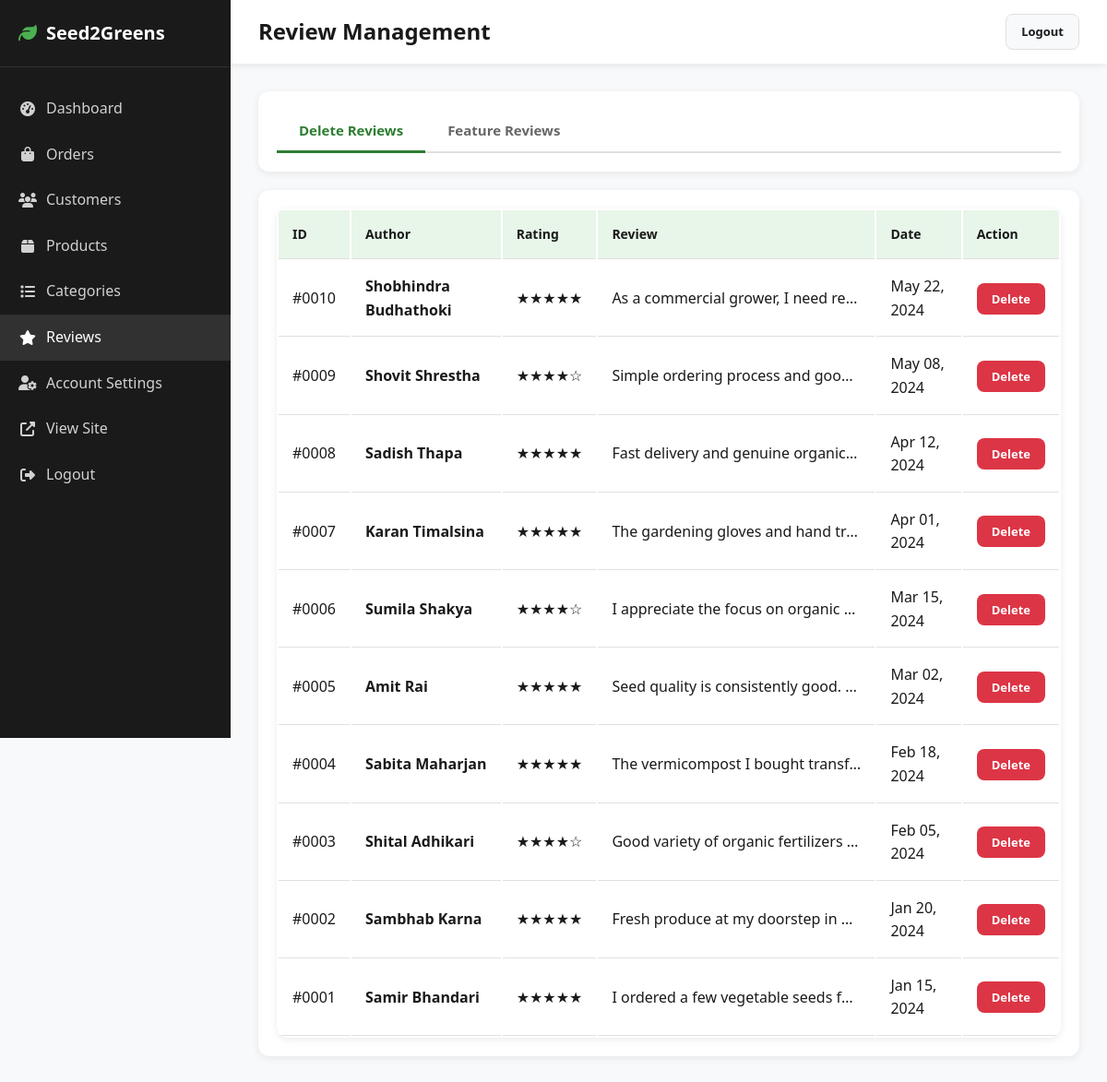
Page /admin/reviews.php (signed in) on the committed database.
### tables this page shows
CREATE TABLE reviews (
    id INT PRIMARY KEY AUTO_INCREMENT,
    name VARCHAR(100) NOT NULL,
    email VARCHAR(100),
    rating INT NOT NULL DEFAULT 5,
    review TEXT NOT NULL,
    status ENUM('active', 'inactive') DEFAULT 'active',
    is_featured TINYINT(1) DEFAULT 0,
    created_at TIMESTAMP DEFAULT CURRENT_TIMESTAMP,
    updated_at TIMESTAMP DEFAULT CURRENT_TIMESTAMP ON UPDATE CURRENT_TIMESTAMP,
    INDEX idx_status (status),
    INDEX idx_featured (is_featured),
    INDEX idx_rating (rating),
    INDEX idx_created (created_at)
);

### includes/functions.php (called while the page is built, shortened)
<?php
$db = Database::getInstance()->getConnection();
function sanitize($data) {
    return htmlspecialchars(trim($data), ENT_QUOTES, 'UTF-8');
}
function getAllReviews() {
    global $db;
    $stmt = $db->prepare("SELECT * FROM reviews ORDER BY created_at DESC");
    $stmt->execute();
    return $stmt->fetchAll();
}

### admin/reviews.php (the view, shortened to what this page needs)
<?php
require_once __DIR__ . '/../includes/functions.php';
$allReviews = getAllReviews();
$activeTab = $_GET['tab'] ?? 'delete';
?>
<!DOCTYPE html>
<html lang="en">
<head>
    <link rel="stylesheet" href="../assets/css/style.css">
    <link rel="stylesheet" href="https://cdnjs.cloudflare.com/ajax/libs/font-awesome/6.4.0/css/all.min.css">
</head>
<body>
    <div class="admin-layout">
        <aside class="admin-sidebar" id="adminSidebar">
            <div class="admin-sidebar-header">
                <h2><i class="fas fa-leaf"></i> Seed2Greens</h2>
            </div>
            <ul class="admin-nav">
                <li><a href="dashboard.php"><i class="fas fa-tachometer-alt"></i> Dashboard</a></li>
                <li><a href="orders.php"><i class="fas fa-shopping-bag"></i> Orders</a></li>
                <li><a href="customers.php"><i class="fas fa-users"></i> Customers</a></li>
                <li><a href="products.php"><i class="fas fa-box"></i> Products</a></li>
                <li><a href="categories.php"><i class="fas fa-list"></i> Categories</a></li>
                <li><a href="reviews.php" class="active"><i class="fas fa-star"></i> Reviews</a></li>
                <li><a href="settings.php"><i class="fas fa-user-cog"></i> Account Settings</a></li>
                <li><a href="../index.php" target="_blank"><i class="fas fa-external-link-alt"></i> View Site</a></li>
                <li><a href="logout.php"><i class="fas fa-sign-out-alt"></i> Logout</a></li>
            </ul>
        </aside>
        <div class="admin-main">
            <header class="admin-header">
                <div style="display: flex; align-items: center; gap: 15px;">
                    <h2>Review Management</h2>
                </div>
                <div style="display: flex; align-items: center; gap: 15px;">
                    <a href="logout.php" class="btn btn-secondary btn-sm">Logout</a>
                </div>
            </header>
            <main class="admin-content">
                <div class="admin-card" style="margin-bottom: 20px;">
                    <div style="display: flex; gap: 0; border-bottom: 2px solid #e0e0e0;">
                        <button class="admin-tab-btn <?php echo $activeTab === 'delete' ? 'active' : ''; ?>" data-tab="delete" onclick="switchTab('delete')" style="padding: 12px 24px; border: none; background: none; cursor: pointer; font-size: 15px; font-weight: 600; color: <?php echo $activeTab === 'delete' ? '#2e7d32' : '#666'; ?>; border-bottom: 3px solid <?php echo $activeTab === 'delete' ? '#2e7d32' : 'transparent'; ?>; margin-bottom: -2px;">Delete Reviews</button>
                        <button class="admin-tab-btn <?php echo $activeTab === 'feature' ? 'active' : ''; ?>" data-tab="feature" onclick="switchTab('feature')" style="padding: 12px 24px; border: none; background: none; cursor: pointer; font-size: 15px; font-weight: 600; color: <?php echo $activeTab === 'feature' ? '#2e7d32' : '#666'; ?>; border-bottom: 3px solid <?php echo $activeTab === 'feature' ? '#2e7d32' : 'transparent'; ?>; margin-bottom: -2px;">Feature Reviews</button>
                    </div>
                </div>
                <div id="tab-delete" class="admin-tab-content" style="display: <?php echo $activeTab === 'delete' ? 'block' : 'none'; ?>;">
                    <div class="admin-card">
                        <table class="data-table">
                            <thead>
                                <tr>
                                    <th>ID</th>
                                    <th>Author</th>
                                    <th>Rating</th>
                                    <th>Review</th>
                                    <th>Date</th>
                                    <th>Action</th>
                                </tr>
                            </thead>
                            <tbody>
                                <?php if (empty($allReviews)): ?>
                                    <tr><td colspan="6" style="text-align: center; padding: 30px;">No reviews found</td></tr>
                                <?php else: ?>
                                    <?php foreach ($allReviews as $review): ?>
                                        <tr>
                                            <td>#<?php echo str_pad($review['id'], 4, '0', STR_PAD_LEFT); ?></td>
                                            <td><strong><?php echo sanitize($review['name']); ?></strong></td>
                                            <td><?php echo str_repeat('★', $review['rating']) . str_repeat('☆', 5 - $review['rating']); ?></td>
                                            <td style="max-width: 300px; overflow: hidden; text-overflow: ellipsis; white-space: nowrap;"><?php echo sanitize($review['review']); ?></td>
                                            <td><?php echo date('M d, Y', strtotime($review['created_at'])); ?></td>
                                            <td>
                                                <button type="button" class="btn btn-danger btn-sm" onclick="confirmDeleteReview(<?php echo $review['id']; ?>)">Delete</button>
                                            </td>
                                        </tr>
                                    <?php endforeach; ?>
                                <?php endif; ?>
                            </tbody>
                        </table>
                    </div>
                </div>
            </main>
        </div>
    </div>
</body>
</html>

### assets/css/style.css (style rules this page uses)
* { margin: 0; padding: 0; box-sizing: border-box; }
body { font-family: 'Segoe UI', Tahoma, Geneva, Verdana, sans-serif; color: var(--text-dark); background-color: var(--bg-light); line-height: 1.6; overflow-x: hidden; }
a { text-decoration: none; color: inherit; transition: var(--transition); }
button { cursor: pointer; border: none; font-family: inherit; }
.btn { display: inline-block; padding: 12px 24px; border-radius: var(--radius); font-weight: 600; font-size: 14px; text-align: center; transition: var(--transition); border: none; cursor: pointer; text-decoration: none; }
.btn-secondary { background: var(--bg-light); color: var(--text-dark); border: 1px solid var(--border); }
.btn-danger { background: #dc3545; color: white; }
.btn-sm { padding: 8px 16px; font-size: 13px; }
.admin-layout { display: flex; min-height: 100vh; }
.admin-sidebar { width: 250px; background: var(--text-dark); color: white; position: fixed; height: 100vh; overflow-y: auto; }
.admin-sidebar-header { padding: 20px; border-bottom: 1px solid rgba(255,255,255,0.1); }
.admin-sidebar-header h2 { font-size: 20px; display: flex; align-items: center; gap: 10px; }
.admin-sidebar-header h2 i { color: var(--primary-light); }
.admin-nav { list-style: none; padding: 20px 0; }
.admin-nav li a { display: flex; align-items: center; gap: 10px; padding: 12px 20px; color: rgba(255,255,255,0.8); transition: var(--transition); }
.admin-nav li a:hover, .admin-nav li a.active { background: rgba(255,255,255,0.1); color: white; }
.admin-nav li a i { width: 20px; text-align: center; }
.admin-main { flex: 1; margin-left: 250px; min-height: 100vh; background: var(--bg-light); }
.admin-header { background: var(--bg-white); padding: 15px 30px; box-shadow: var(--shadow); display: flex; justify-content: space-between; align-items: center; }
.admin-content { padding: 30px; }
.admin-card { background: var(--bg-white); border-radius: var(--radius-lg); box-shadow: var(--shadow); padding: 20px; }
.data-table { width: 100%; background: var(--bg-white); border-radius: var(--radius-lg); box-shadow: var(--shadow); overflow: hidden; }
.data-table th, .data-table td { padding: 15px; text-align: left; border-bottom: 1px solid var(--border); }
.data-table th { background: var(--bg-green); font-weight: 600; font-size: 14px; }

### rows in the picture
reviews: id "0010", name "Shobhindra Budhathoki", rating "★★★★★", review "As a commercial grower, I need re…", created_at "May 22, 2024"
reviews: id "0009", name "Shovit Shrestha", rating "★★★★", rating "☆", review "Simple ordering process and goo…", created_at "May 08, 2024"
reviews: id "0008", name "Sadish Thapa", rating "★★★★★", review "Fast delivery and genuine organic…", created_at "Apr 12, 2024"
reviews: id "0007", name "Karan Timalsina", rating "★★★★★", review "The gardening gloves and hand tr…", created_at "Apr 01, 2024"
reviews: id "0006", name "Sumila Shakya", rating "★★★★", rating "☆", review "I appreciate the focus on organic…", created_at "Mar 15, 2024"
reviews: id "0005", name "Amit Rai", rating "★★★★★", review "Seed quality is consistently good.…", created_at "Mar 02, 2024"
reviews: id "0004", name "Sabita Maharjan", rating "★★★★★", review "The vermicompost I bought transf…", created_at "Feb 18, 2024"
reviews: id "0003", name "Shital Adhikari", rating "★★★★", rating "☆", review "Good variety of organic fertilizers…", created_at "Feb 05, 2024"
reviews: id "0002", name "Sambhab Karna", rating "★★★★★", review "Fresh produce at my doorstep in…", created_at "Jan 20, 2024"
reviews: id "0001", name "Samir Bhandari", rating "★★★★★", review "I ordered a few vegetable seeds f…", created_at "Jan 15, 2024"
